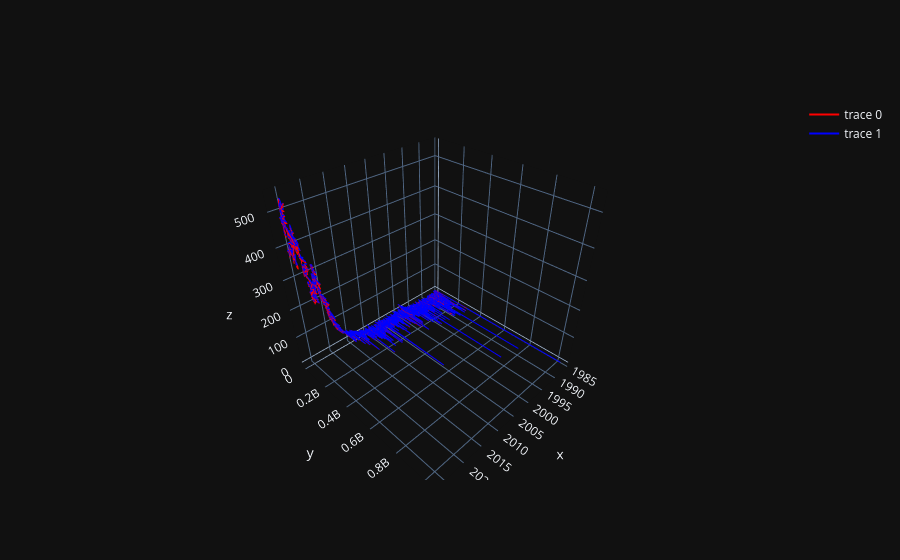

Notebook source saved alongside this figure:
### Code cell
fig = go.Figure()
fig.add_trace(go.Scatter3d(x=hist.index, z=hist['Low'],y=hist['Volume'],line=dict(color='red'),mode='lines'))
fig.add_trace(go.Scatter3d(x=hist.index, z=hist['Close'],y=hist['Volume'],line=dict(color='blue'),mode='lines'))
fig.show()

### Figure 1 — Plotly figure (JSON) as saved in the notebook; plotly's stock layout.template omitted (floating-point values rounded to 4 significant figures; data arrays with more than 128 entries replaced by an {"elided": "..."} marker saying what was removed)
{"data": [{"line": {"color": "red"}, "mode": "lines", "x": {"elided": "10068 str values"}, "y": {"elided": "10068 int values"}, "z": {"elided": "10068 float values"}, "type": "scatter3d"}, {"line": {"color": "blue"}, "mode": "lines", "x": {"elided": "10068 str values"}, "y": {"elided": "10068 int values"}, "z": {"elided": "10068 float values"}, "type": "scatter3d"}], "layout": {}}
